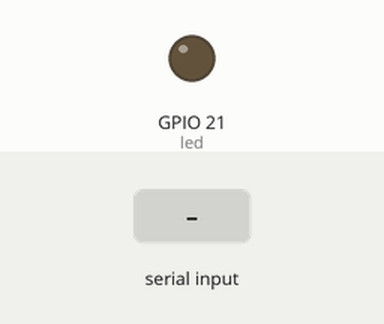
Recording of a program running on a simulated Raspberry Pi (BCM pin numbers). On the bench: output pins drawn as LEDs (lit = HIGH). The test bench sets the inputs (shaded band). What the program prints to the terminal is not drawn.

Above: at 1.2 s.
1.3 s: "1" typed at the terminal, then Enter
At 7.2 s:
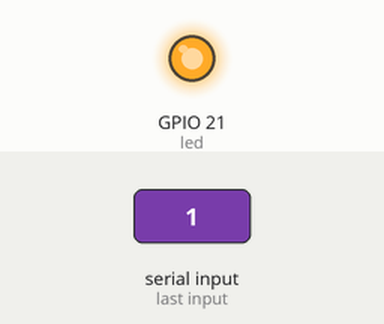
Timing chart, 0 to 17.8 s (numbered marks = the images above; inputs shaded):
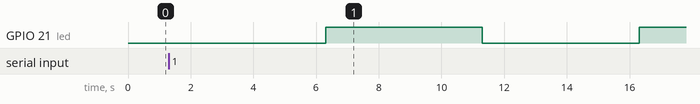

Measured:
- after the input at 1.3 s, GPIO 21 (led): LOW → HIGH after 5.0 s, → LOW 5.0 s later, → HIGH 5.0 s later

The program:

vtest.py
```python
# Prof Tallman
# Needed to verify the output voltage of Raspberry Pi GPIO pins (3.3V)

from gpiozero import Button, LED
from time import sleep

gpio_pin_output = 21
led = LED(gpio_pin_output)

print(f"\nMeasure the voltage of Raspberry Pi GPIO Pin {gpio_pin_output}\n")
print(f"Pin {gpio_pin_output} will alternate between HIGH and LOW twice.")
print(f"It will hold each voltage for approximately 5 seconds.")
print(f"Once the test begins, you have 5 seconds to get the probes ready.\n")

input(f"Press <ENTER> to begin")
for timer in range(5, 0, -1):
    print(f"{timer}...", end="", flush=True)
    sleep(1)
print("Go!\n")

print(f"Pin #{gpio_pin_output}: HIGH")
led.on()
sleep(5)
print(f"Pin #{gpio_pin_output}: LOW")
led.off()
sleep(5)
print(f"Pin #{gpio_pin_output}: HIGH")
led.on()
sleep(5)
led.off()
print(f"Pin #{gpio_pin_output}: LOW")

print(f"Test complete\n")
```
